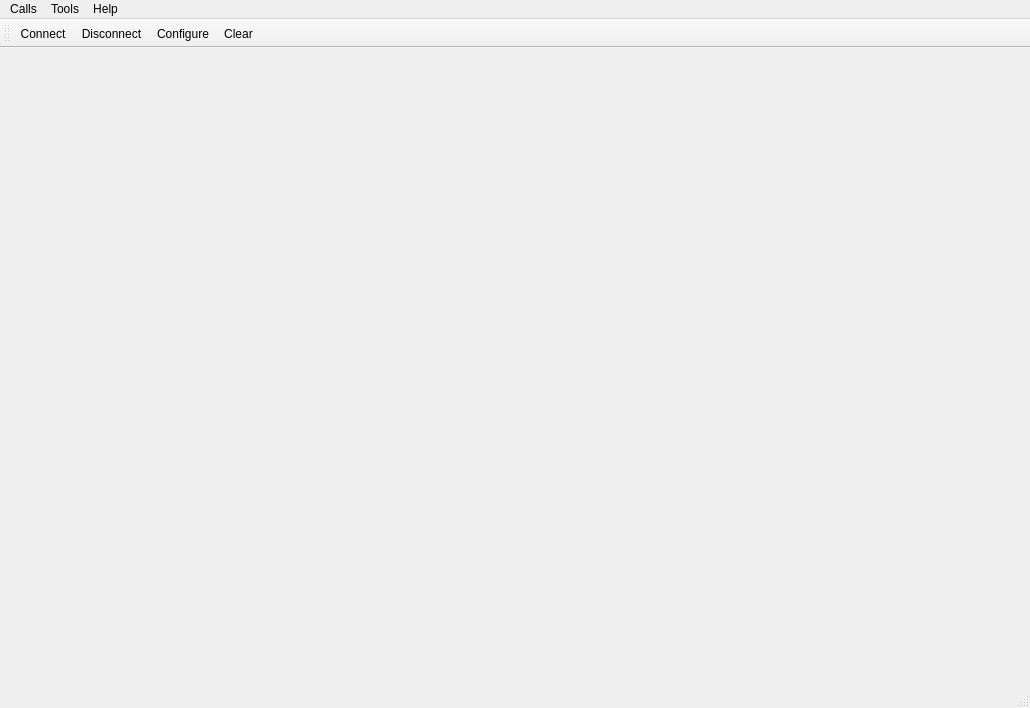
<?xml version="1.0" encoding="UTF-8"?>
<ui version="4.0">
 <class>MainWindow</class>
 <widget class="QMainWindow" name="MainWindow">
  <property name="geometry">
   <rect>
    <x>0</x>
    <y>0</y>
    <width>1030</width>
    <height>708</height>
   </rect>
  </property>
  <property name="windowTitle">
   <string>Simple Terminal</string>
  </property>
  <widget class="QWidget" name="centralWidget">
   <layout class="QVBoxLayout" name="verticalLayout"/>
  </widget>
  <widget class="QMenuBar" name="menuBar">
   <property name="geometry">
    <rect>
     <x>0</x>
     <y>0</y>
     <width>1030</width>
     <height>21</height>
    </rect>
   </property>
   <widget class="QMenu" name="menuCalls">
    <property name="title">
     <string>Calls</string>
    </property>
    <addaction name="actionConnect"/>
    <addaction name="actionDisconnect"/>
    <addaction name="separator"/>
    <addaction name="actionQuit"/>
   </widget>
   <widget class="QMenu" name="menuTools">
    <property name="title">
     <string>Tools</string>
    </property>
    <addaction name="actionConfigure"/>
    <addaction name="actionClear"/>
   </widget>
   <widget class="QMenu" name="menuHelp">
    <property name="title">
     <string>Help</string>
    </property>
    <addaction name="actionAbout"/>
    <addaction name="actionAboutQt"/>
   </widget>
   <addaction name="menuCalls"/>
   <addaction name="menuTools"/>
   <addaction name="menuHelp"/>
  </widget>
  <widget class="QToolBar" name="mainToolBar">
   <attribute name="toolBarArea">
    <enum>TopToolBarArea</enum>
   </attribute>
   <attribute name="toolBarBreak">
    <bool>false</bool>
   </attribute>
   <addaction name="actionConnect"/>
   <addaction name="actionDisconnect"/>
   <addaction name="actionConfigure"/>
   <addaction name="actionClear"/>
  </widget>
  <widget class="QStatusBar" name="statusBar"/>
  <action name="actionAbout">
   <property name="text">
    <string>&amp;About</string>
   </property>
   <property name="toolTip">
    <string>About program</string>
   </property>
   <property name="shortcut">
    <string>Alt+A</string>
   </property>
  </action>
  <action name="actionAboutQt">
   <property name="text">
    <string>About Qt</string>
   </property>
  </action>
  <action name="actionConnect">
   <property name="icon">
    <iconset>
     <normaloff>:/images/connect.png</normaloff>:/images/connect.png</iconset>
   </property>
   <property name="text">
    <string>C&amp;onnect</string>
   </property>
   <property name="toolTip">
    <string>Connect to serial port</string>
   </property>
   <property name="shortcut">
    <string>Ctrl+O</string>
   </property>
  </action>
  <action name="actionDisconnect">
   <property name="icon">
    <iconset>
     <normaloff>:/images/disconnect.png</normaloff>:/images/disconnect.png</iconset>
   </property>
   <property name="text">
    <string>&amp;Disconnect</string>
   </property>
   <property name="toolTip">
    <string>Disconnect from serial port</string>
   </property>
   <property name="shortcut">
    <string>Ctrl+D</string>
   </property>
  </action>
  <action name="actionConfigure">
   <property name="icon">
    <iconset>
     <normaloff>:/images/settings.png</normaloff>:/images/settings.png</iconset>
   </property>
   <property name="text">
    <string>&amp;Configure</string>
   </property>
   <property name="toolTip">
    <string>Configure serial port</string>
   </property>
   <property name="shortcut">
    <string>Alt+C</string>
   </property>
  </action>
  <action name="actionClear">
   <property name="icon">
    <iconset>
     <normaloff>:/images/clear.png</normaloff>:/images/clear.png</iconset>
   </property>
   <property name="text">
    <string>C&amp;lear</string>
   </property>
   <property name="toolTip">
    <string>Clear data</string>
   </property>
   <property name="shortcut">
    <string>Alt+L</string>
   </property>
  </action>
  <action name="actionQuit">
   <property name="icon">
    <iconset>
     <normaloff>:/images/application-exit.png</normaloff>:/images/application-exit.png</iconset>
   </property>
   <property name="text">
    <string>&amp;Quit</string>
   </property>
   <property name="shortcut">
    <string>Ctrl+Q</string>
   </property>
  </action>
 </widget>
 <layoutdefault spacing="6" margin="11"/>
 <resources/>
 <connections/>
</ui>
